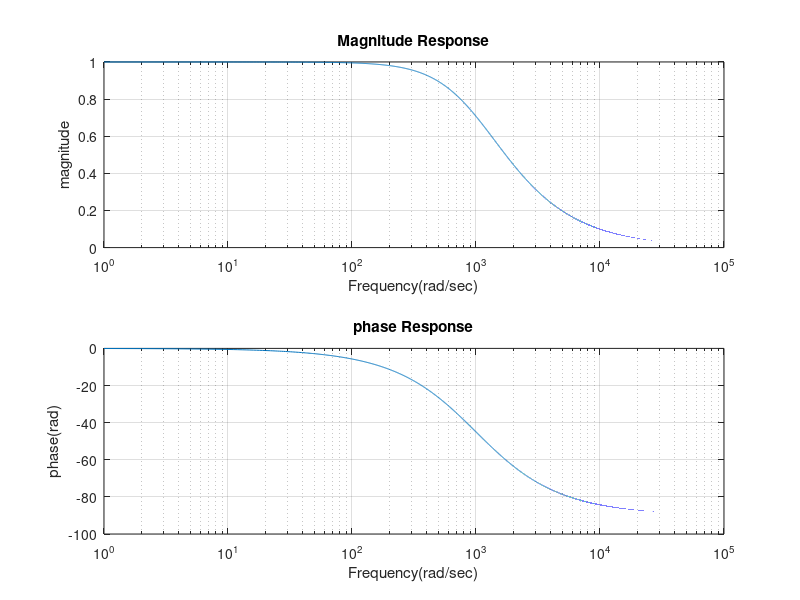

MATLAB code for this plot:
clear all;
close all; 
clc;
R=1000;
C=10^-6;
W=0:50000;
mag=1./(sqrt(1+(R*C*W).^2));
subplot(2,1,1);
semilogx(W,mag); %logscale along x-axis to visualize larger value to smaller value
title('Magnitude Response');
xlabel('Frequency(rad/sec)');
ylabel('magnitude');
grid on;
phase=-atan((R*W*C)).*180/pi;
subplot(2,1,2);
semilogx(W,phase);
title('phase Response');
xlabel('Frequency(rad/sec)');
ylabel('phase(rad)');
grid on;
